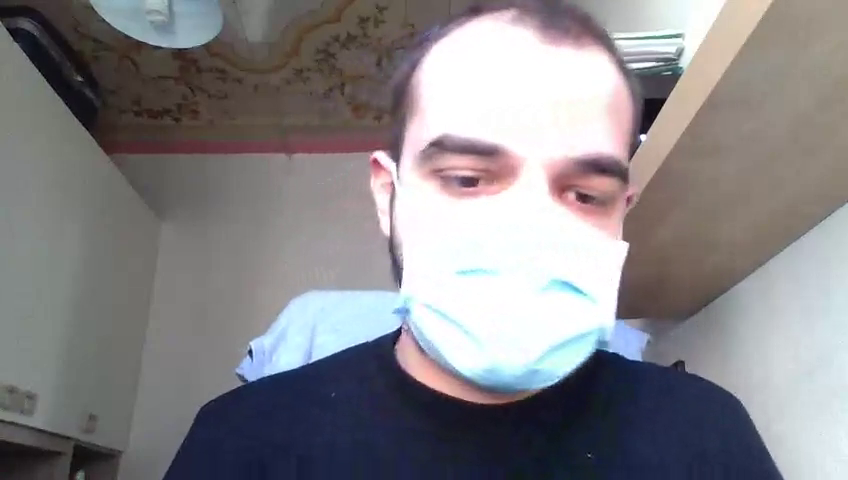
#> input picture frame 49 of Image_creator_script/test_video_masked.mp4, 848 x 480 px, given in place of the camera
$ jupyter execute --allow-errors ImageFromVideo.ipynb
#> lines starting #> are read from the running program, lines starting #| are printed output that depends on the picture; pictures that were not available may be replaced by others from this repository, and a replacement may not be noted
[cell 1]
import cv2
import numpy as np


vidcap = cv2.VideoCapture(0)
success,image = vidcap.read()
#> image is the input picture: shape (480, 848, 3); mean B, G, R 135.9, 132.8, 134.9
count = 0
while success:
    cv2.imshow('VideoFeed', image)
    if count % 25 == 0:
        size = (640, 480)
        resized = cv2.resize(image, size)
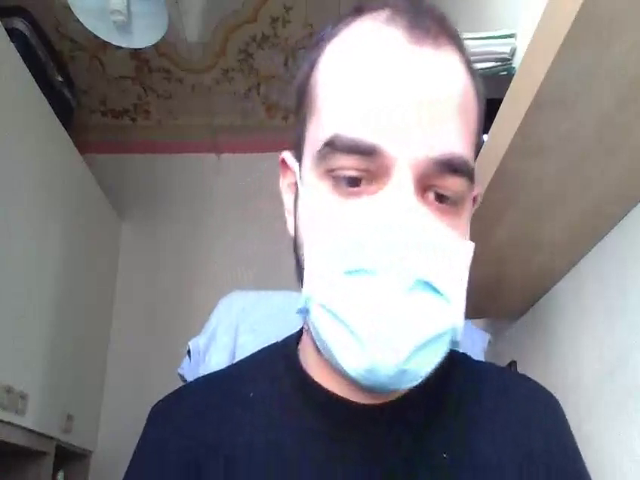
#> resized: shape (480, 640, 3); mean B, G, R 135.9, 132.8, 134.9
        cv2.imwrite("frame%d.jpg" % count, resized)     # save frame as JPEG file
        success,image = vidcap.read()
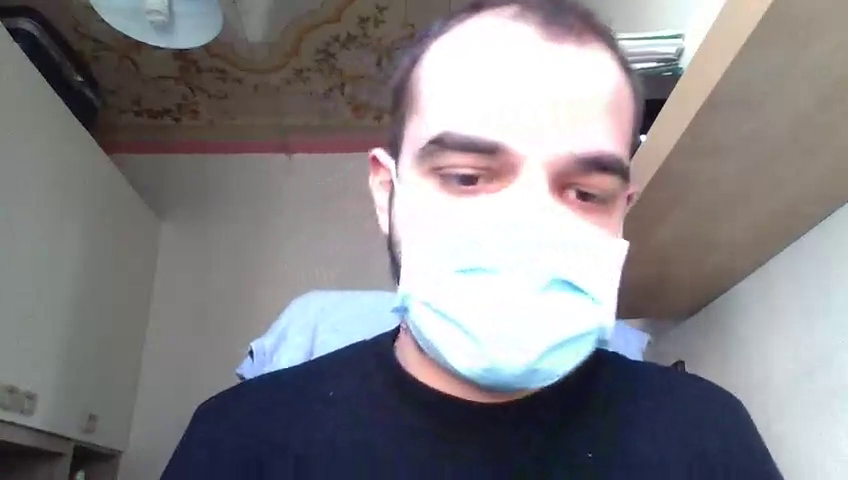
#> input picture frame 50 of Image_creator_script/test_video_masked.mp4, 848 x 480 px, given in place of the camera
#> image is the input picture: shape (480, 848, 3); mean B, G, R 135.9, 132.7, 134.9
        print('Read a new frame: ', success)
#| Read a new frame:  True
    count += 1

    if cv2.waitKey(1) & 0xFF == ord('q'):
#> (key q is pressed here)
        break

vidcap.release()
cv2.destroyAllWindows()

[cell 2]
import cv2
import sys
import os
os.environ['DISPLAY'] = ':0'

# [27 lines left out: functions show_img, extract_frames, not called in this run]


def frame_faces_extractor(path_file, save_path, class_type):
#> called with class_type = 'MASKED'
    vidcap = cv2.VideoCapture(path_file)
    count = 0
    success = 1
    cascPath = "Haarcascades/haarcascade_frontalface_default.xml"
    faceCascade = cv2.CascadeClassifier(cascPath)
    print("Here")
    while success:

        success,image = vidcap.read()
        if success == False:
            print("EXTRACTION COMPLETED")
            break

        if cv2.waitKey(1) & 0xFF == ord('q'):
#> (key q is pressed here)
            break

        success,image = vidcap.read()
        dim = (640, 480)   #DIMESION OF THE RESIZED IMG
        resized = cv2.resize(image, dim)

        if count % 20 == 0:

            cv2.imwrite(save_path + "imgfull{}_{}.jpg".format(count ,class_type), resized)     # save frame as JPEG file
            print('Read a n_', count, ' frame: ', success, "path : ", save_path + "imgfull{}_{}.jpg".format(count ,class_type))

            gray = cv2.cvtColor(image, cv2.COLOR_BGR2GRAY)

            faces = faceCascade.detectMultiScale(
                gray,
                scaleFactor=1.1,
                minNeighbors=5,
                minSize=(30, 30),
                flags=cv2.CASCADE_SCALE_IMAGE
            )


        # Draw a rectangle around the faces
            for (x, y, w, h) in faces:
                crop_img = image[y: y +h, x: x + w]
                #cv2.rectangle(image, (x, y), (x+w, y+h), (0, 255, 0), 2)

            dim = (640, 480)   #DIMESION OF THE RESIZED IMG
            resized = cv2.resize(crop_img, dim)

            cv2.imwrite(save_path + "img{}_{}.jpg".format(count ,class_type), resized)     # save frame as JPEG file
            print('Read a n_', count, ' frame: ', success, "path : ", save_path + "img{}_{}.jpg".format(count ,class_type))
        count += 1

    vidcap.release()
    cv2.destroyAllWindows()

# [33 lines left out: function start_capture_test, not called in this run]

#start_capture_two("Image_creator_script/test_video.mp4","Image_creator_script/img_ret/no_mask_img/", "NO-MASK")
print("START")
frame_faces_extractor("Image_creator_script/test_video_masked.mp4","Image_creator_script/img_faces_only/masked_images/", "MASKED")
frame_faces_extractor("Image_creator_script/test_video_nomask.mp4","Image_creator_script/img_faces_only/no_mask_images/", "NO-MASKED")
#> call 2 of frame_faces_extractor, with class_type = 'NO-MASKED'
#> (key Esc is pressed here)
#> in frame_faces_extractor (call 2), `resized = cv2.resize(image, dim)`:
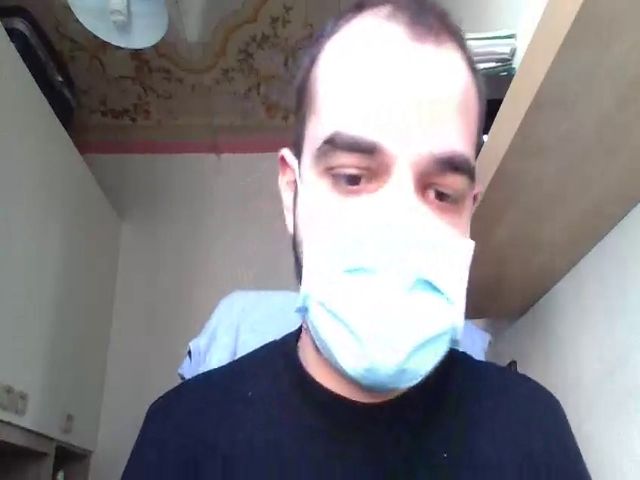
#> resized: shape (480, 640, 3); mean B, G, R 135.9, 132.7, 134.9
#| Read a n_ 0  frame:  True path :  Image_creator_script/img_faces_only/no_mask_images/imgfull0_NO-MASKED.jpg
#> in frame_faces_extractor (call 2), `gray = cv2.cvtColor(image, cv2.COLOR_BGR2GRAY)`:
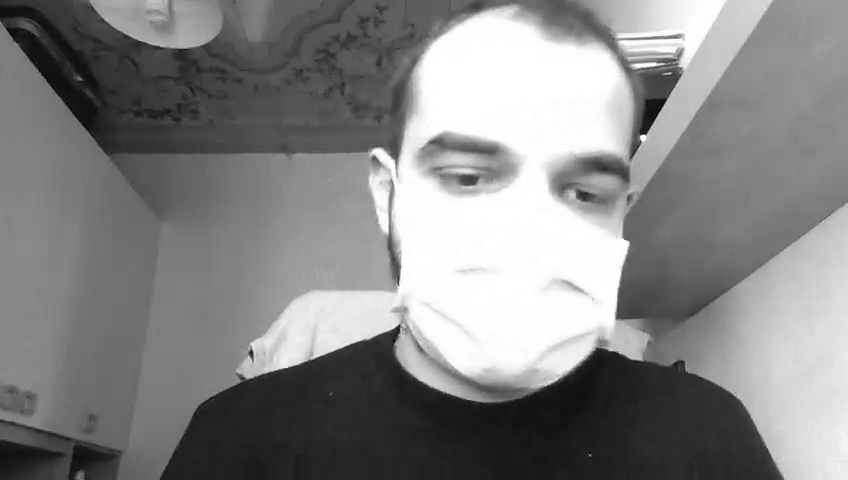
#> gray: shape (480, 848); min 0, max 255, mean 133.7
#> in frame_faces_extractor (call 2), `faces = faceCascade.detectMultiScale( gray, scaleFactor=1.1, minNeighb..`: faces = [[361, 50, 330, 330]]
#> the loop in frame_faces_extractor (call 2), `for (x, y, w, h) in faces:` made 1 pass
#> pass 1, in frame_faces_extractor (call 2), `crop_img = image[y: y +h, x: x + w]`:
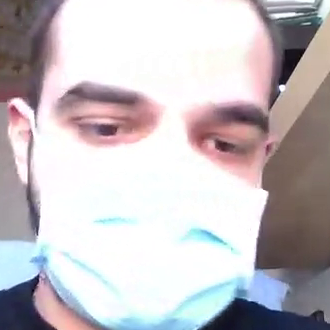
#> crop_img: shape (330, 330, 3); mean B, G, R 195.2, 191.4, 197.4
#> in frame_faces_extractor (call 2), `resized = cv2.resize(crop_img, dim)`:
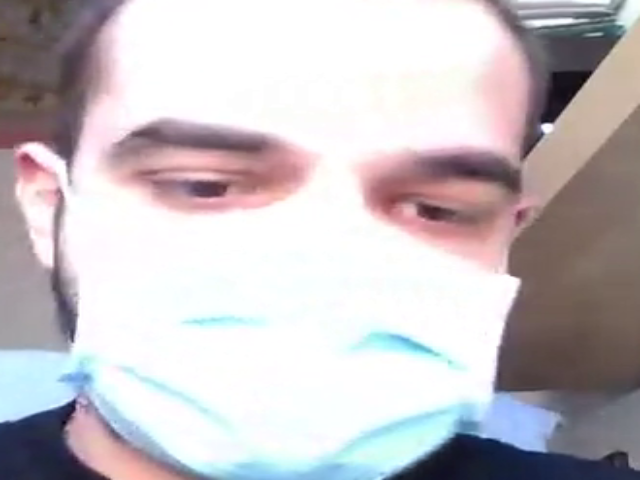
#> resized: shape (480, 640, 3); mean B, G, R 195.1, 191.3, 197.4
#| Read a n_ 0  frame:  True path :  Image_creator_script/img_faces_only/no_mask_images/img0_NO-MASKED.jpg

#start_capture_test()

$ run again, starting later in the video
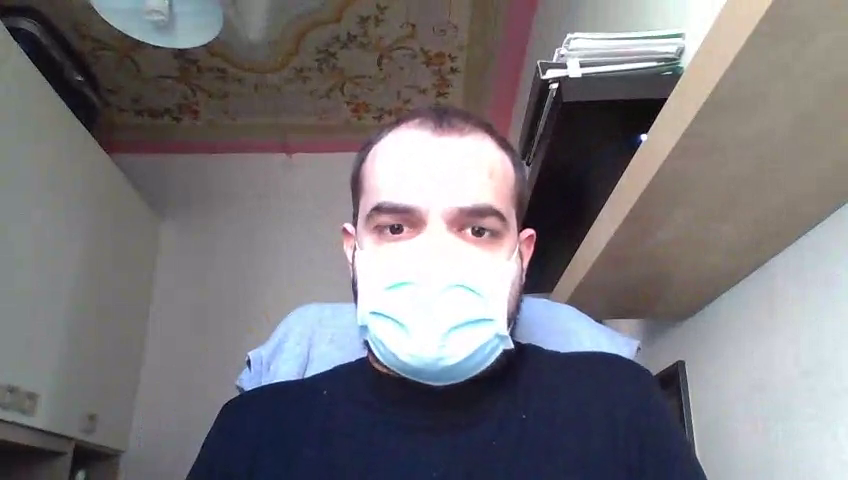
#> input picture frame 222 of Image_creator_script/test_video_masked.mp4, 848 x 480 px, given in place of the camera
#> image is the input picture: shape (480, 848, 3); mean B, G, R 124, 119.9, 122.4
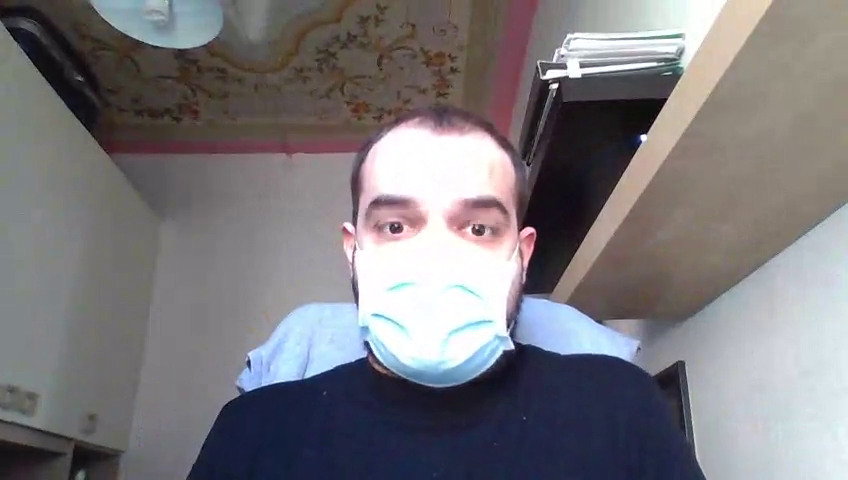
#> input picture frame 223 of Image_creator_script/test_video_masked.mp4, 848 x 480 px, given in place of the camera
#> image is the input picture: shape (480, 848, 3); mean B, G, R 124.3, 120.2, 122.8
#| Read a new frame:  True
#| Read a n_ 0  frame:  True path :  Image_creator_script/img_faces_only/no_mask_images/imgfull0_NO-MASKED.jpg
#> faces = [[322, 135, 229, 229]]
#> the loop in frame_faces_extractor (call 2), `for (x, y, w, h) in faces:` made 1 pass
#> in frame_faces_extractor (call 2), `resized = cv2.resize(crop_img, dim)`:
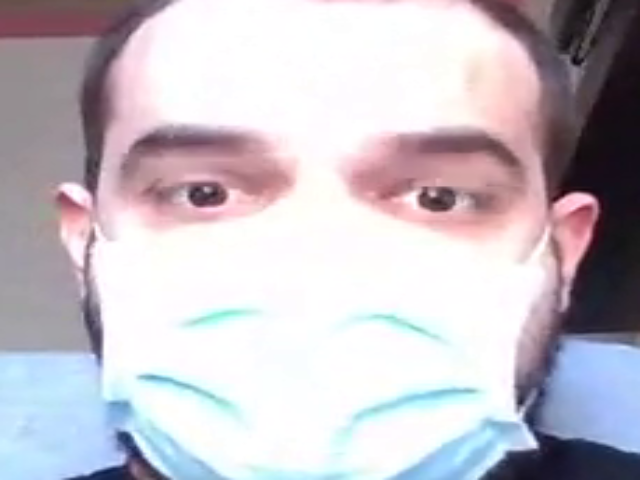
#> resized: shape (480, 640, 3); mean B, G, R 199.1, 191.1, 196.9
#| Read a n_ 0  frame:  True path :  Image_creator_script/img_faces_only/no_mask_images/img0_NO-MASKED.jpg

$ run again, starting later in the video
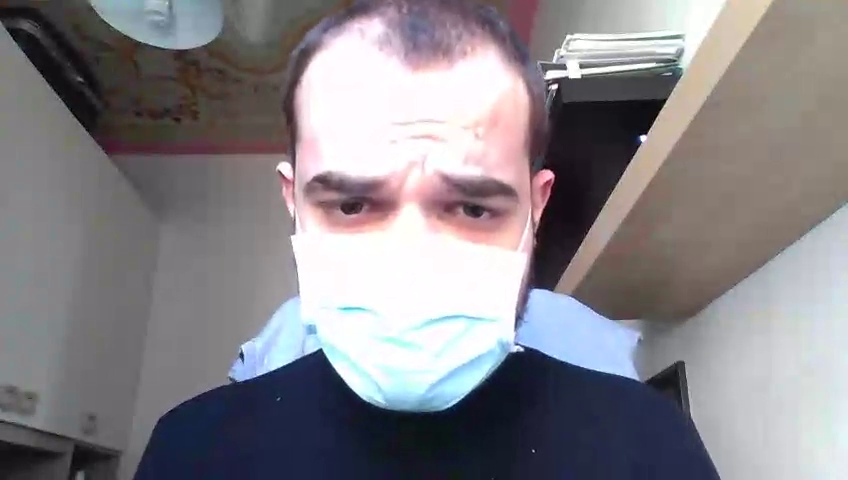
#> input picture frame 396 of Image_creator_script/test_video_masked.mp4, 848 x 480 px, given in place of the camera
#> image is the input picture: shape (480, 848, 3); mean B, G, R 136.9, 132.1, 135.5
#| Read a new frame:  True
#| Read a n_ 0  frame:  True path :  Image_creator_script/img_faces_only/no_mask_images/imgfull0_NO-MASKED.jpg
#> in frame_faces_extractor (call 2), `gray = cv2.cvtColor(image, cv2.COLOR_BGR2GRAY)`:
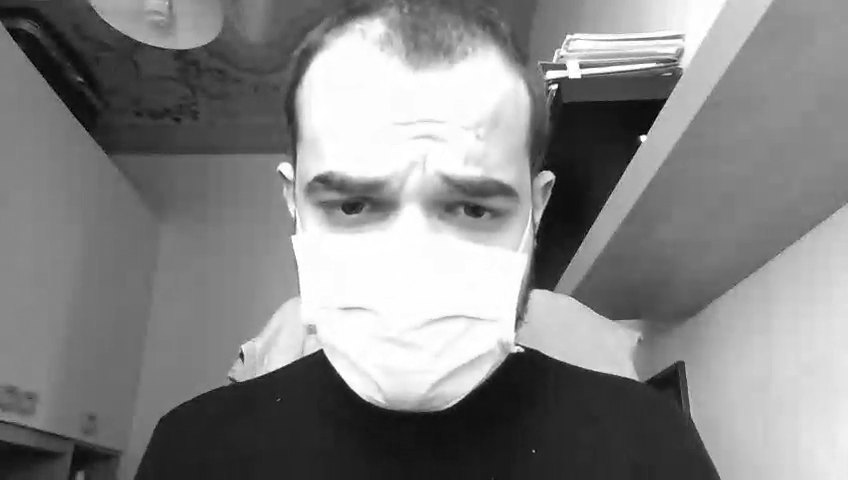
#> gray: shape (480, 848); min 0, max 255, mean 133.7
#> faces = [[261, 92, 303, 303]]
#> the loop in frame_faces_extractor (call 2), `for (x, y, w, h) in faces:` made 1 pass
#> in frame_faces_extractor (call 2), `resized = cv2.resize(crop_img, dim)`:
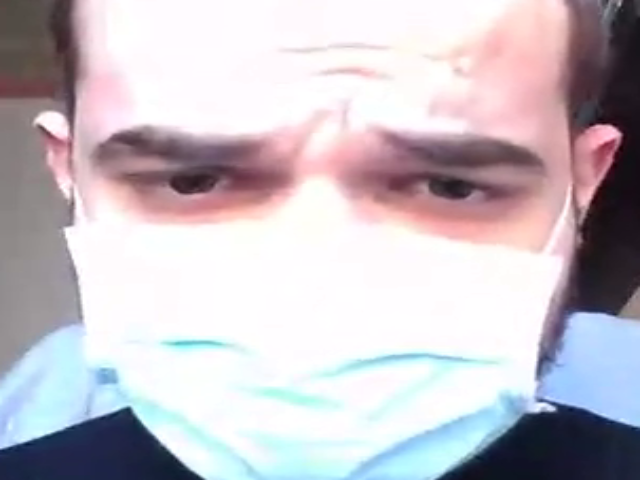
#> resized: shape (480, 640, 3); mean B, G, R 196.9, 189.9, 196.4
#| Read a n_ 0  frame:  True path :  Image_creator_script/img_faces_only/no_mask_images/img0_NO-MASKED.jpg
